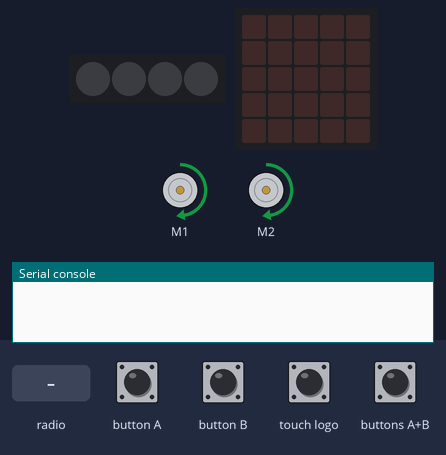
This program was run on a simulated BBC micro:bit (MakeCode). On the bench: 2 × DC motor (green arrow = forward, orange = backward, longer = faster), 4 RGB LEDs in strip order, left to right, the board's 5×5 LED display, the last lines printed to the serial console. The test bench sets the inputs (shaded band). Dim RGB values are drawn brighter than linear; no radio messages arrive unless stated (any console line starting 'radio sent:' is added by the test bench).

Above: at 1.2 s.
1.3 s: radio message "1" arrives
At 2.5 s:
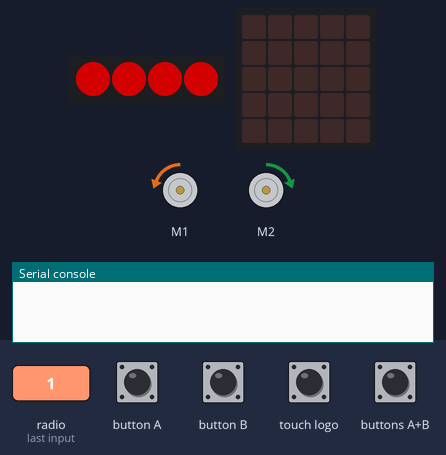
2.8 s: button A pressed for 0.15 s
At 3.3 s:
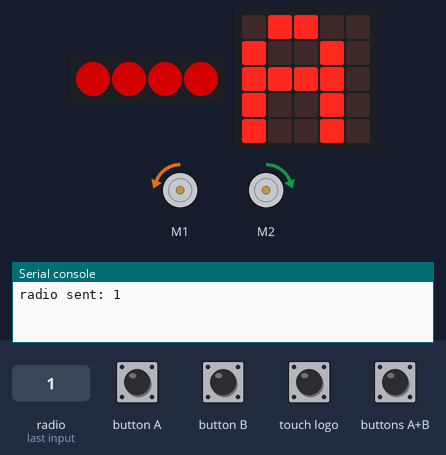
4.4 s: radio message "2" arrives
At 5.0 s:
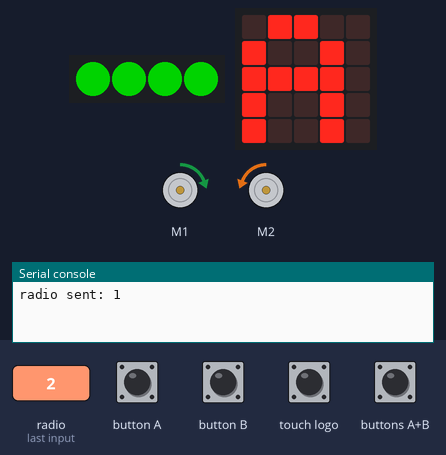
5.9 s: radio message "3" arrives
At 6.2 s:
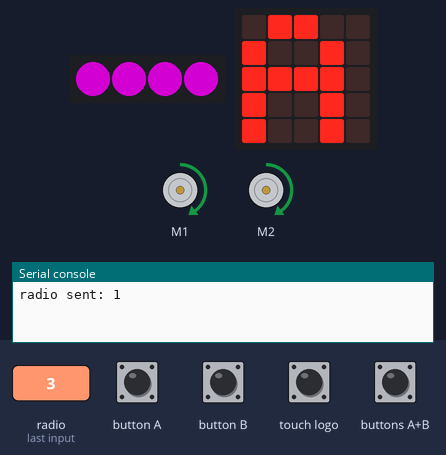
7.4 s: button B pressed for 0.15 s
At 8.0 s:
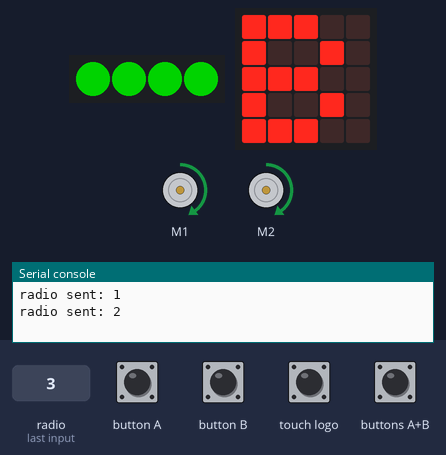
9.0 s: touch logo pressed for 0.15 s
At 10.5 s:
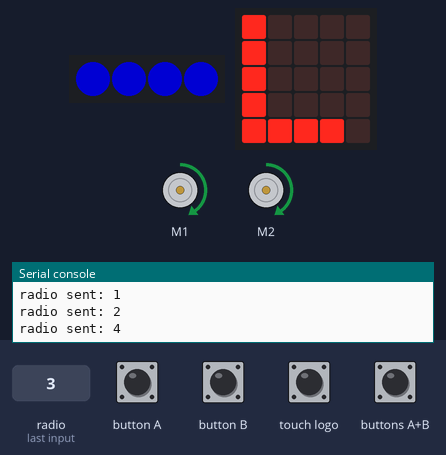
Timing chart, 0 to 11.6 s (numbered marks = the images above; inputs shaded):
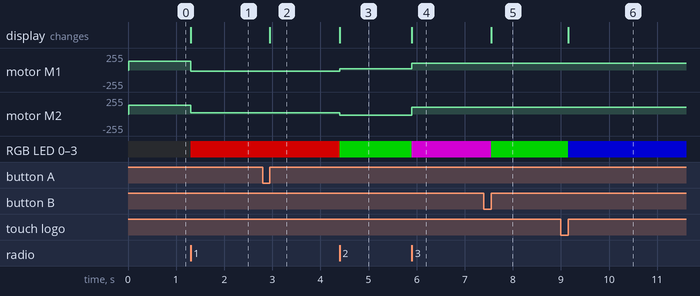

Measured:
- after the input at 1.3 s, motor M1: forward 128/255 → backward 21/255 at once; motor M2: forward 128/255 → forward 21/255 at once; RGB LED 0–3: off → RGB(127, 0, 0) at once
- after the input at 2.8 s, the display: changes after 0.15 s (image 2)
- after the input at 4.4 s, motor M1: backward 21/255 → forward 21/255 at once; motor M2: forward 21/255 → backward 21/255 at once; RGB LED 0–3: RGB(127, 0, 0) → RGB(0, 127, 0) at once
- after the input at 5.9 s, motor M1: forward 21/255 → forward 100/255 at once; motor M2: backward 21/255 → forward 100/255 at once; RGB LED 0–3: RGB(0, 127, 0) → RGB(127, 0, 127) at once
- after the input at 7.4 s, RGB LED 0–3: RGB(127, 0, 127) → RGB(0, 127, 0) after 0.15 s; the display: changes after 0.15 s (image 5)
- after the input at 9.0 s, RGB LED 0–3: RGB(0, 127, 0) → RGB(0, 0, 127) after 0.15 s; the display: changes after 0.15 s (image 6)

The program:

main.ts
```typescript
radio.onReceivedNumber(function (receivedNumber) {
    if (receivedNumber == 1) {
        strip.showColor(neopixel.colors(NeoPixelColors.Red))
        maqueen.motorRun(maqueen.Motors.M2, maqueen.Dir.CW, 21)
        maqueen.motorRun(maqueen.Motors.M1, maqueen.Dir.CCW, 21)
    } else if (receivedNumber == 2) {
        strip.showColor(neopixel.colors(NeoPixelColors.Green))
        maqueen.motorRun(maqueen.Motors.M1, maqueen.Dir.CW, 21)
        maqueen.motorRun(maqueen.Motors.M2, maqueen.Dir.CCW, 21)
    } else if (receivedNumber == 3) {
        strip.showColor(neopixel.colors(NeoPixelColors.Purple))
        maqueen.motorRun(maqueen.Motors.All, maqueen.Dir.CW, 100)
    } else {
        strip.showColor(neopixel.colors(NeoPixelColors.Blue))
        maqueen.motorStop(maqueen.Motors.All)
    }
})
input.onLogoEvent(TouchButtonEvent.Pressed, function () {
    radio.sendNumber(4)
    strip.showColor(neopixel.colors(NeoPixelColors.Blue))
    basic.showString("L")
})
input.onButtonPressed(Button.A, function () {
    radio.sendNumber(1)
    strip.showColor(neopixel.colors(NeoPixelColors.Red))
    basic.showString("A")
})
input.onButtonPressed(Button.AB, function () {
    radio.sendNumber(3)
    strip.showColor(neopixel.colors(NeoPixelColors.Purple))
    basic.showString("+")
})
input.onButtonPressed(Button.B, function () {
    radio.sendNumber(2)
    strip.showColor(neopixel.colors(NeoPixelColors.Green))
    basic.showString("B")
})
let strip: neopixel.Strip = null
radio.setGroup(10)
strip = neopixel.create(DigitalPin.P15, 4, NeoPixelMode.RGB)
maqueen.motorRun(maqueen.Motors.All, maqueen.Dir.CW, 128)
```

test.ts
```typescript
// aquí va el archivo "tests"; esto no se compilará cuando este paquete se utilice como una extensión.
```
